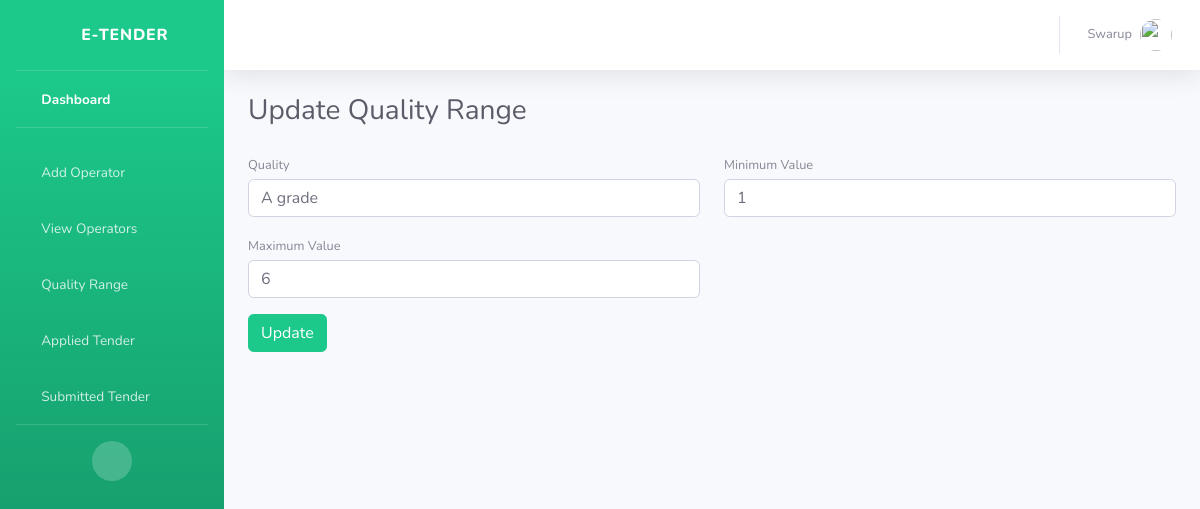
The app's page /update_quality/1 (signed in) with its own data.
### users/models.py (models this page shows)
class NewUser(AbstractUser):
    user_type = models.CharField(max_length=100, default='operator')
    phone_no = models.CharField(max_length=100)
    adhar_no = models.CharField(max_length=30)
    pan_no = models.CharField(max_length=40, null=True)

class Grades(models.Model):
    quality = models.CharField(max_length=300)
    minimum = models.IntegerField()
    maximum = models.IntegerField()

### users/views.py (the view)
# urls.py: path('update_quality/<int:id>',views.update_quality,name='update_quality'),
def update_quality(request,id):
    data = Grades.objects.get(id=id)
    context = {
    'data':data
    }
    if request.method == 'POST':
        data.quality = request.POST.get('quality')
        data.minimum = request.POST.get('min')
        data.maximum = request.POST.get('max')
        data.save()
        return redirect('quality_range')
    return render(request,'update_quality.html',context)

### users/templates/update_quality.html (shortened to what this page needs)
{% extends 'base.html' %}
{% block content %}
<div class="container-fluid">
                  <div class="d-sm-flex align-items-center justify-content-between mb-4">
                      <h1 class="h3 mb-0 text-gray-800">Update Quality Range</h1>
                  </div>
                  <form method="post">
                      <div class="row gx-3">
                          <div class="col-md-6">
                              <div class="mb-3">
                                  <label class="small mb-1" for="inputFirstName">Quality</label>
                                  <input class="form-control" value="{{data.quality}}" required id="inputFirstName" type="text"
                                  name="quality">
                              </div>
                          </div>
                          <div class="col-md-6">
                              <div class="mb-3">
                                  <label class="small mb-1" for="inputLastName">Minimum Value</label>
                                  <input class="form-control" value="{{data.minimum}}" required id="inputLastName" type="number"
                                  name="min">
                              </div>
                          </div>
                      </div>
                      <div class="row gx-3">
                          <div class="col-md-6">
                              <div class="mb-3">
                                  <label class="small mb-1" for="inputFirstName">Maximum Value</label>
                                  <input class="form-control"value="{{data.maximum}}" required id="inputFirstName" type="number"
                                  name="max">
                              </div>
                          </div>
                      </div>
                      <button type="submit" class="btn btn-success ">Update</button>
                  </form>
{% endblock %}

### users/templates/base.html (shortened to what this page needs)
<!DOCTYPE html>
<html lang="en">
<head>
    <link href="/media/assets/vendor/fontawesome-free/css/all.min.css" rel="stylesheet" type="text/css">
    <link href="/media/assets/css/sb-admin-2.min.css" rel="stylesheet">
</head>
<body id="page-top">
    <div id="wrapper">
        <ul class="navbar-nav bg-gradient-success sidebar sidebar-dark accordion" id="accordionSidebar">
            <a class="sidebar-brand d-flex align-items-center justify-content-center" href="/index">
                <div class="sidebar-brand-icon rotate-n-15">
                    <i class="fas fa-calculator"></i>
                </div>
                <div class="sidebar-brand-text mx-3">E-Tender</div>
            </a>
            <hr class="sidebar-divider my-0">
            <li class="nav-item active">
                <a class="nav-link" href="/index">
                    <i class="fas fa-fw fa-tachometer-alt"></i>
                    <span>Dashboard</span></a>
            </li>
            <hr class="sidebar-divider">
            <li class="nav-item">
                <a class="nav-link" href="/add_operator">
                    <i class="fas fa-fw fa-user"></i>
                    <span>Add Operator</span></a>
            </li>
            <li class="nav-item">
                <a class="nav-link" href="/operators_list">
                    <i class="fas fa-fw fa-user"></i>
                    <span>View Operators</span></a>
            </li>
            <li class="nav-item">
                <a class="nav-link" href="/quality_range">
                    <i class="fas fa-fw fa-table"></i>
                    <span>Quality Range</span></a>
            </li>
            <li class="nav-item">
                <a class="nav-link" href="/applied_tender">
                    <i class="fas fa-fw fa-table"></i>
                    <span>Applied Tender</span></a>
            </li>
            <li class="nav-item">
                <a class="nav-link" href="/submitted_tender">
                    <i class="fas fa-fw fa-table"></i>
                    <span>Submitted Tender</span></a>
            </li>
            <hr class="sidebar-divider d-none d-md-block">
            <div class="text-center d-none d-md-inline">
                <button class="rounded-circle border-0" id="sidebarToggle"></button>
            </div>
        </ul>
        <div id="content-wrapper" class="d-flex flex-column">
            <div id="content">
                <nav class="navbar navbar-expand navbar-light bg-white topbar mb-4 static-top shadow">
                    <ul class="navbar-nav ml-auto">
                        <li class="nav-item dropdown no-arrow">
                            <a class="nav-link dropdown-toggle" href="#" id="userDropdown" role="button"
                                data-toggle="dropdown" aria-haspopup="true" aria-expanded="false">
                                <span class="mr-2 d-none d-lg-inline text-gray-600 small">{{user}}</span>
                                <img class="img-profile rounded-circle"
                                    src="/media/assets/img/undraw_profile.svg">
                            </a>
                        </li>
                    </ul>
                </nav>
                {% block content %}
                {% endblock %}
            </body>
            </html>

### records on screen
NewUser: password+username "Swarup"
Grades: quality "A grade", min "1"
